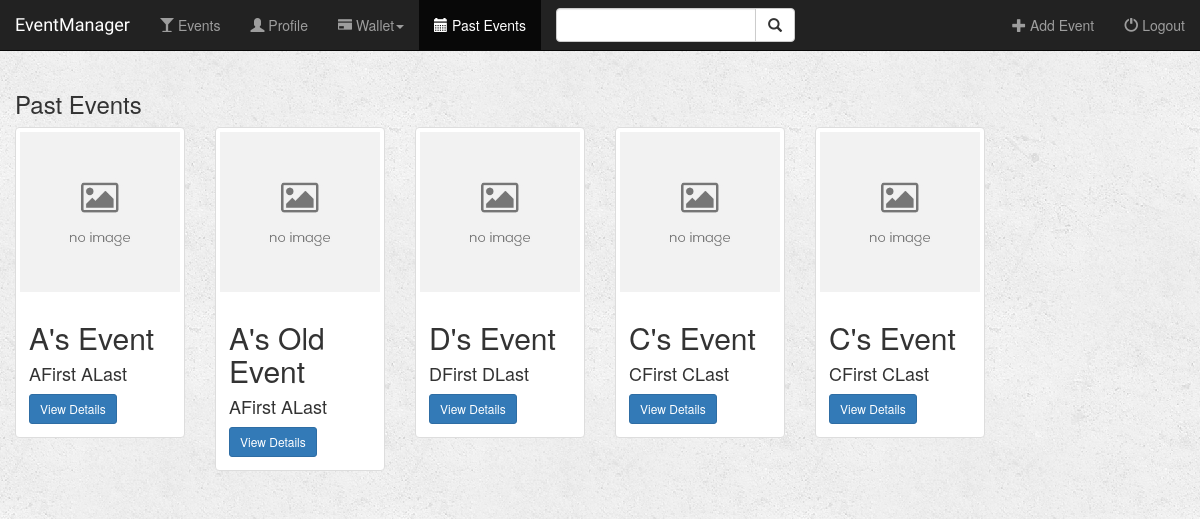
The app's page /event/past_events/, older data.
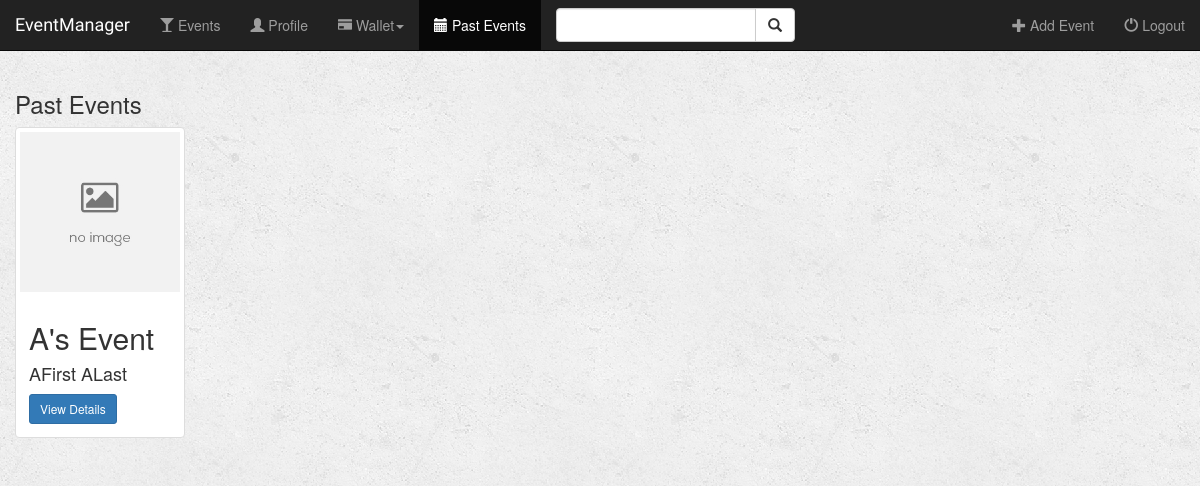
The same page, newer data.
### event/models.py (models this page shows, shortened)
class Event(models.Model):
    name = models.CharField(max_length=50, null=False)
    image = models.ImageField(default='settings.MEDIA_ROOT/default_event.jpg')
    location = models.TextField(max_length=500, null=False)
    date = models.DateField(null=True)
    time = models.TimeField(null=True)
    manager = models.ForeignKey(User, on_delete=models.CASCADE)
    fare = models.PositiveIntegerField(null=True)

### event/views.py (the view)
# urls.py: url(r'past_events/$', views.get_past_events, name='past_events'),
def get_past_events(request):
    events = Event.objects.filter(date__lt=date.today())
    return render(request, 'event/get_past_events.html', {'events': events})

### event/templates/event/get_past_events.html (shortened to what this page needs)
{% extends 'event/base.html' %}
{% block past_events_active %}active{% endblock %}
{% block body %}
<div class="events-container container-fluid" style="box-sizing: border-box">
    <div class="row">
        <div class="col-sm-12">
            <h3>Past Events</h3>
        </div>
        {% if events %}
            {% for event in events %}
                <div class="col-sm-4 col-lg-2">
                    <div class="thumbnail">
                        <img src="./../../static/event/images/default_event.jpg" class="img-responsive">
                        <div class="caption">
                            <h2>{{ event.name }}</h2>
                            <h4>{{ event.manager.first_name }} {{ event.manager.last_name }}</h4>
                            <a href="{% url 'event:detail' event.id %}" class="btn btn-primary btn-sm" role="button">View Details</a>
                        </div>
                    </div>
                </div>
            {% endfor %}
        {% endif %}
    </div>
</div>
{% endblock %}

### event/templates/event/base.html (shortened to what this page needs)
<!DOCTYPE html>
<html lang="en">
<head>
    {% load staticfiles %}
    <link rel="stylesheet" href="https://maxcdn.bootstrapcdn.com/bootstrap/3.3.7/css/bootstrap.min.css">
    <link rel="stylesheet" type="text/css" href="{%  static 'event/css/style.css' %}"/>
</head>
<body>
    <nav class="navbar navbar-inverse navbar-fixed-top" style="box-sizing: border-box; position: relative">
        <div class="container-fluid">
            <div class="navbar-header">
                <a class="navbar-brand" href="{% url 'event:home' %}">EventManager</a>
            </div>
            <div class="collapse navbar-collapse" id="topNavBar">
                <ul class="nav navbar-nav">
                    <li class="{% block events_active %}{% endblock %}">
                        <a href="{% url 'event:home' %}"><span class="glyphicon glyphicon-glass" aria-hidden="true"></span>  Events</a>
                    </li>
                    <li class="{% block profile_active %}{% endblock %}">
                        <a href="{% url 'event:user_profile' user.pk %}" id="id_profile"><span class="glyphicon glyphicon-user" aria-hidden="true"></span>  Profile</a>
                    </li>
                    <li class="dropdown {% block wallet_active %}{% endblock %}">
                        <a class="dropdown-toggle" data-toggle="dropdown" href="#">
                            <span class="glyphicon glyphicon-credit-card" aria-hidden="true"></span>  Wallet<span class="caret"></span>
                        </a>
                    </li>
                    <li class="{% block past_events_active %}{% endblock %}">
                        <a href="{% url 'event:past_events' %}"><span class="glyphicon glyphicon-calendar" aria-hidden="true"></span>  Past Events</a>
                    </li>
                </ul>
                <form class="navbar-form navbar-left" role="search" method="get" action="{% url 'event:home' %}">
                    <div class="input-group col-xs-4">
                        <input type="text" class="form-control" name="query" value="{{ request.GET.q }}" style="width: 200px">
                        <div class="input-group-btn">
                            <button class="btn btn-default" type="submit">
                                <i class="glyphicon glyphicon-search"></i>
                            </button>
                        </div>
                    </div>
                </form>
                <ul class="nav navbar-nav navbar-right">
                    <li>
                        <a href="{% url 'event:add_event' %}"><span class="glyphicon glyphicon-plus" aria-hidden="true"></span>  Add Event</a>
                    </li>
                    <li>
                        <a href="{% url 'event:logout_user' %}"><span class="glyphicon glyphicon-off" aria-hidden="true"></span>  Logout</a>
                    </li>
                </ul>
            </div>
        </div>
    </nav>
{% block body %}
{% endblock %}
</body>
</html>

### event/static/event/css/style.css (style rules this page uses)
body { background: white url("./../images/background.png"); }
.navbar { border-radius: 0; }
.navbar-brand { font-family: 'Satisfy', cursive; }

Row changes from the older to the newer data that the page shows:
removed Event: name "A's Old Event", manager.first_name "AFirst", manager.last_name "ALast"
removed Event: name "D's Event", manager.first_name "DFirst", manager.last_name "DLast"
removed Event: name "C's Event", manager.first_name "CFirst", manager.last_name "CLast"
removed Event: name "C's Event", manager.first_name "CFirst", manager.last_name "CLast"
